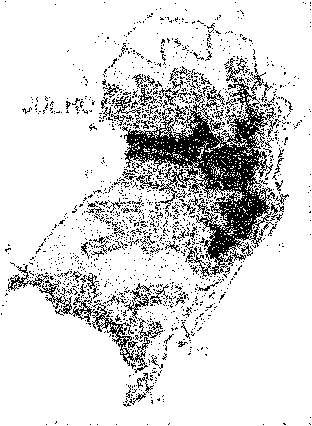
//> input picture Aula4/Aula 4/Exercicio 1/qpnn.pgm, 312 x 426 px
$ ./mediana   (built with g++ and OpenCV 4)
//> lines starting //> are read from the running program, lines starting //| are printed output that depends on the picture; after the words box and inside, x2 and y2 are one past the last pixel; in counts of white or black regions, pixels touching at a corner belong together
//mediana_ocv.cpp - 2024
 #include <opencv2/opencv.hpp>
 using namespace std;
 using namespace cv;

 int main(){
	 // Aplica um filtro medianBlur com janela 5x5
	 Mat_<uchar> a = imread("qpnn.pgm",0);
//> a: 426 rows x 312 cols, CV_8UC1; 85.4% white; black in thin lines or dots
	 Mat_<uchar> b;
	 medianBlur(a,b,19);
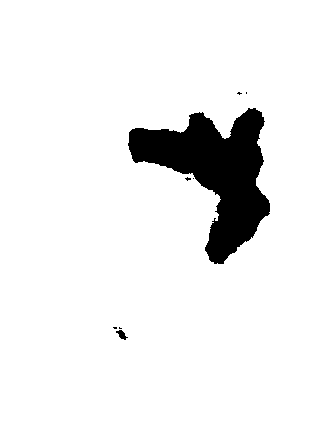
//> b: 426 rows x 312 cols, CV_8UC1; 92.4% white; 8 black regions (6 under 20 px), largest, box (x1, y1, x2, y2) and area: (128, 108, 270, 264) 10051, (116, 330, 128, 340) 59
	 imwrite("Mediana19.png",b);
	 // Aplica um filtro medianBlur com janela 11x11
	 Mat_<uchar> c = imread("qpnn.pgm",0);
	 Mat_<uchar> d;
	 medianBlur(c,d,21);
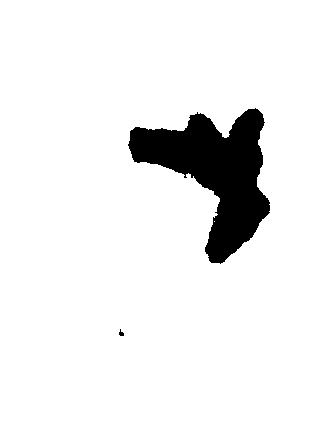
//> d: 426 rows x 312 cols, CV_8UC1; 92.3% white; 2 black regions, box (x1, y1, x2, y2) and area: (128, 108, 270, 264) 10193, (119, 329, 124, 336) 21
	 imwrite("Mediana21.png",d);
 }

$ run again, with Aula4/Aula 4/Exercicio 1/janei-2.pgm copied over Aula4/Aula 4/Exercicio 1/qpnn.pgm
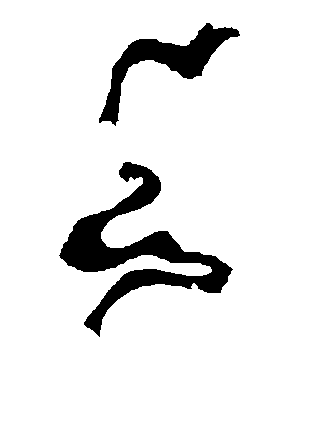
//> input picture Aula4/Aula 4/Exercicio 1/janei-2.pgm, 312 x 422 px
//> a: 422 rows x 312 cols, CV_8UC1; 91.2% white; 2 black regions, box (x1, y1, x2, y2) and area: (59, 162, 233, 337) 7924, (99, 23, 240, 126) 3706
//> `medianBlur(a,b,19);`:
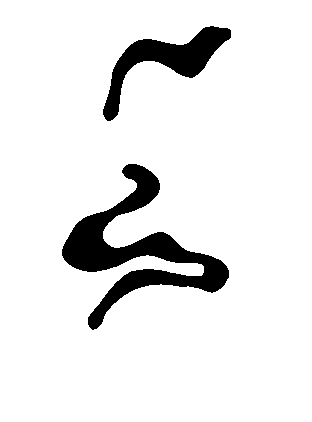
//> b: 422 rows x 312 cols, CV_8UC1; 91.4% white; 2 black regions, box (x1, y1, x2, y2) and area: (62, 164, 229, 330) 7792, (103, 26, 231, 121) 3560
//> `medianBlur(c,d,21);`:
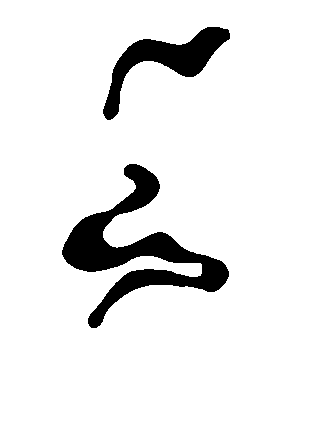
//> d: 422 rows x 312 cols, CV_8UC1; 91.5% white; 2 black regions, box (x1, y1, x2, y2) and area: (62, 164, 229, 328) 7724, (103, 27, 230, 120) 3509
